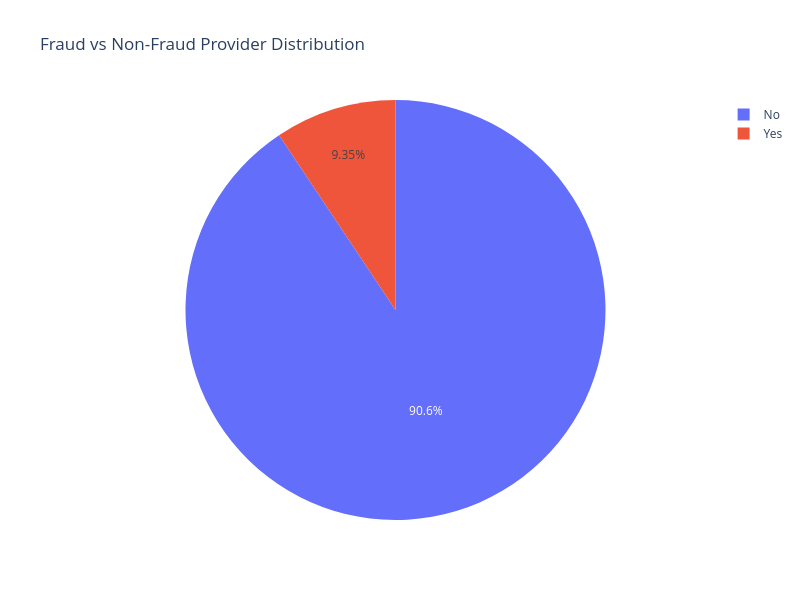

This figure's notebook cell:
### Markdown cell above
## Fraud vs Non-Fraud Provider Distribution

### Code cell
fig = px.pie(
    provider_df,
    names="PotentialFraud",
    title="Fraud vs Non-Fraud Provider Distribution"
)
fig.update_layout(width=800, height=600)
fig.show()

### Figure 1 — Plotly figure (JSON) as saved in the notebook; plotly's stock layout.template omitted (floating-point values rounded to 4 significant figures; data arrays with more than 128 entries replaced by an {"elided": "..."} marker saying what was removed)
{"data": [{"domain": {"x": [0, 1], "y": [0, 1]}, "hovertemplate": "PotentialFraud=%{label}<extra></extra>", "labels": {"elided": "5410 str values"}, "legendgroup": "", "name": "", "showlegend": true, "type": "pie"}], "layout": {"height": 600, "legend": {"tracegroupgap": 0}, "title": {"text": "Fraud vs Non-Fraud Provider Distribution"}, "width": 800}}
